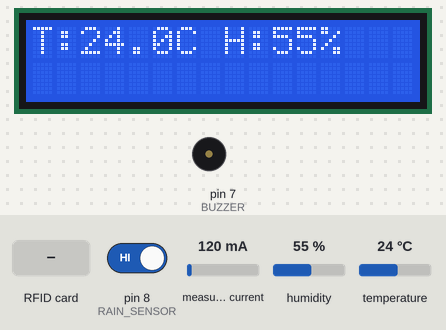
The sketch below on a simulated Arduino Uno, built with avr-gcc and run on an emulated ATmega328P. Shown: 16×2 character LCD, buzzer (waves = sounding). Wiring (inferred from the names in the program): 3 × IR receiver: data pin 3 / data pin 4 / data pin 5. The test bench sets the inputs (shaded band); at power-on: pin 8 (RAIN_SENSOR) HIGH, temperature 24 °C, humidity 55 %, measured current 120 mA. What the sketch prints to the serial monitor is not drawn.

Above: at 1.3 s.
1.4 s: pin 8 (RAIN_SENSOR) driven LOW
At 1.88 s:
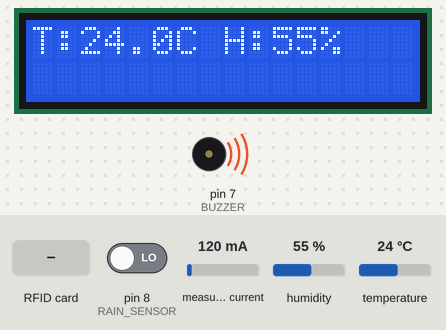
5.3 s: RFID card 5E 7A 19 C4 held to the reader
At 7.4 s:
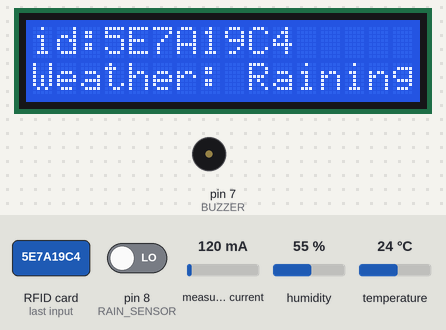
11.5 s: RFID card 5E 7A 19 C4 held to the reader
At 15.6 s:
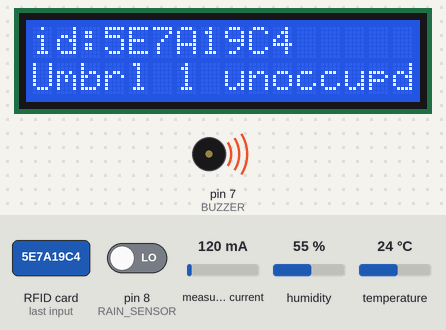
15.7 s: temperature set to 12 °C
22.3 s: humidity set to 22 %
At 24.3 s:
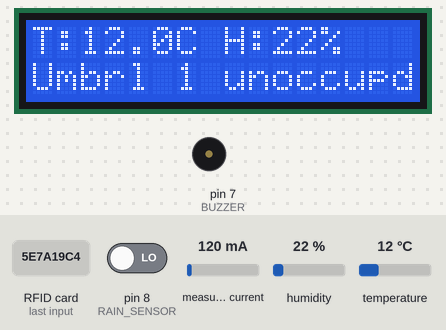
24.8 s: humidity set to 40 %
At 37.9 s:
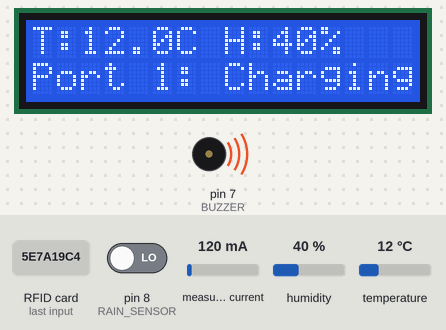
Timing chart, 0 to 39.2 s (numbered marks = the images above; inputs shaded):
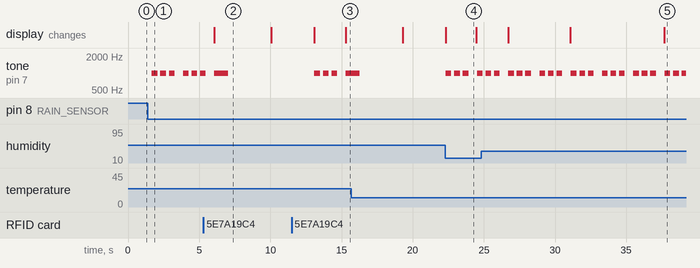

The sketch:

capstone_copy_20251204132237.ino
```cpp
#include <Wire.h>
#include <LiquidCrystal_I2C.h>
#include "DHT.h"
#include <SPI.h>
#include <MFRC522.h>
#include <Adafruit_INA219.h>

#define SS_PIN 10
#define RST_PIN 9


#define DHTPIN 2
#define DHTTYPE DHT22
#define RAIN_SENSOR 8
#define BUZZER 7

#define IR_1 3
#define IR_2 4
#define IR_3 5

#define CURRENT_THRESHOLD_MA 1.5

DHT dht(DHTPIN, DHTTYPE);
LiquidCrystal_I2C lcd(0x27, 16, 2);
MFRC522 mfrc522(SS_PIN, RST_PIN);
Adafruit_INA219 ina219;

String uid;

int ir1;
int ir2;
int ir3;

unsigned long previousUpdate;
int currentDisplayedValue;

bool isPort1Charging;

void checkCharger(){
  float current_mA = ina219.getCurrent_mA();

  //Serial.print("Current: ");
  //Serial.print(current_mA);
  //Serial.print(" mA -> ");

  if (current_mA >= CURRENT_THRESHOLD_MA) {
    Serial.print("1");
    isPort1Charging = true;
  } else {
    Serial.print("0");
    isPort1Charging =false;
  }
}

void setup() {
  Serial.begin(9600);
  pinMode(RAIN_SENSOR, INPUT);
  pinMode(BUZZER, OUTPUT);
  pinMode(IR_1, INPUT);
  pinMode(IR_2, INPUT);
  pinMode(IR_3, INPUT);

  lcd.init();
  lcd.backlight();
  dht.begin();
  SPI.begin();
  mfrc522.PCD_Init();

  if (! ina219.begin()) {
    Serial.println("Failed to find INA219 chip. Check wiring.");
    while (1) { delay(10); }
  }

  uid="";

  ir1=HIGH;
  ir2=HIGH;
  ir3=HIGH;

  previousUpdate = 0;
  currentDisplayedValue=0;
  isPort1Charging = false;
}

void loop() {
  // --- Read Sensors ---
  float humidity = dht.readHumidity();
  float temperature = dht.readTemperature();
  int rainState = digitalRead(RAIN_SENSOR);

  // --- Check DHT22 Reading ---
  if (!isnan(humidity) && !isnan(temperature)) {
    lcd.setCursor(0, 0);
    lcd.print("T:");
    lcd.print(temperature, 1);
    lcd.print("C H:");
    lcd.print(humidity, 0);
    lcd.print("%     ");
    Serial.print(temperature);
    Serial.print(",");
    Serial.print(humidity);
    Serial.print(",");
  }

  if (rainState == LOW) { // LOW = wet / raining
    Serial.print("1,");
    for(int i=0;i<3;i++){
      tone(BUZZER, 1000);
      delay(400);
      noTone(BUZZER);
      delay(200);
    }
  } else {
    Serial.print("0,");
  }

  delay(100);
  ir1=digitalRead(IR_1);
  delay(60);
  ir2=digitalRead(IR_2);
  delay(60);
  ir3=digitalRead(IR_3);
  delay(60);

  if(ir1 == LOW){
    Serial.print("1,");
  }else{
    Serial.print("0,");
  }

  if(ir2 == LOW){
    Serial.print("1,");
  }else{
    Serial.print("0,");
  }

  if(ir3 == LOW){
    Serial.print("1,");
  }else{
    Serial.print("0,");
  }


  delay(60);

  if(millis() - previousUpdate >= 5000){
    if(currentDisplayedValue == 0){
      lcd.setCursor(0, 1);
      if (rainState == LOW) { // LOW = wet / raining
        lcd.print("Weather: Raining");
      } else {
        lcd.print("Weather: Sunny  ");
      }
    }else if(currentDisplayedValue ==1){
        lcd.setCursor(0, 1);
        if(ir1 == LOW){
          lcd.print("Umbrl 1 occupd  ");
        }else{
          lcd.print("Umbrl 1 unoccupd");
        }
    }else if(currentDisplayedValue == 2){
      lcd.setCursor(0, 1);
        if(ir2 == LOW){
          lcd.print("Umbrl 2 occupd  ");
        }else{
          lcd.print("Umbrl 2 unoccupd");
        }
    }else if(currentDisplayedValue == 3){
      lcd.setCursor(0, 1);
        if(ir3 == LOW){
          lcd.print("Umbrl 3 occupd  ");
        }else{
          lcd.print("Umbrl 3 unoccupd");
        }
    }else{
      lcd.setCursor(0, 1);
      if(isPort1Charging){
        lcd.print("Port 1: Charging");
      }else{
        lcd.print("Port 1:Available");
      }
    }

    currentDisplayedValue++;
    previousUpdate = millis();

    if(currentDisplayedValue > 4){
      currentDisplayedValue = 0;
    }
  }
  checkCharger();
  Serial.println();
//-----------------------RFID part ----------------------------------------
  if (!mfrc522.PICC_IsNewCardPresent()) return;
  if (!mfrc522.PICC_ReadCardSerial()) return;

  Serial.print("UID Tag: ");
  for (byte i = 0; i < mfrc522.uid.size; i++) {
    Serial.print(mfrc522.uid.uidByte[i] < 0x10 ? " 0" : " ");
    Serial.print(mfrc522.uid.uidByte[i], HEX);

    if (mfrc522.uid.uidByte[i] < 0x10) uid += "0"; // Add leading zero if needed
    uid += String(mfrc522.uid.uidByte[i], HEX);

  }

  uid.toUpperCase();
  Serial.println();

  lcd.setCursor(0, 0);
  lcd.print("id:             ");
  lcd.setCursor(3, 0);
  lcd.print(uid);
  tone(BUZZER, 1000);
  delay(1000);
  noTone(BUZZER);
  delay(3000);
  lcd.setCursor(0, 0);
  lcd.print("                ");
  uid = "";
  delay(3000);
}
```

Measured:
- after the input at 1.4 s, tone on pin 7 (BUZZER): plays 1000 Hz for 0.40 s, 1000 Hz for 0.40 s, 1000 Hz for 0.40 s, 1000 Hz for 0.40 s, 1000 Hz for 0.40 s, 1000 Hz for 0.23 s, starting after 0.28 s
- after the input at 5.3 s, the display: changes after 0.76 s (image 2)
- after the input at 11.5 s, the display: first differs from a run without the input after 3.8 s (image 3)
- what the display in image 2 shows lasts 4.0 s, from 6.1 s to 10.1 s
- what the display in image 4 shows lasts 2.2 s, from 22.3 s to 24.5 s
